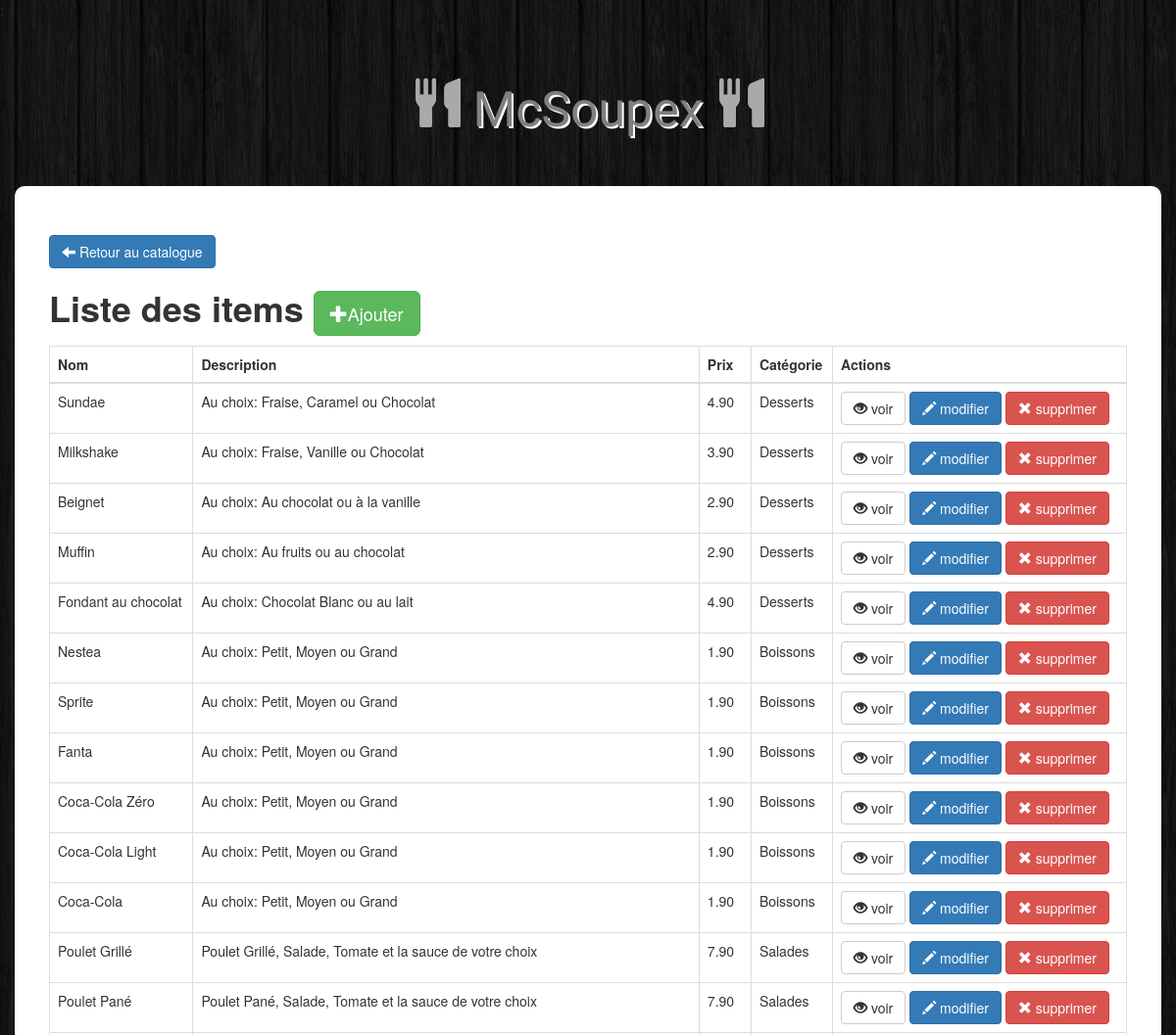
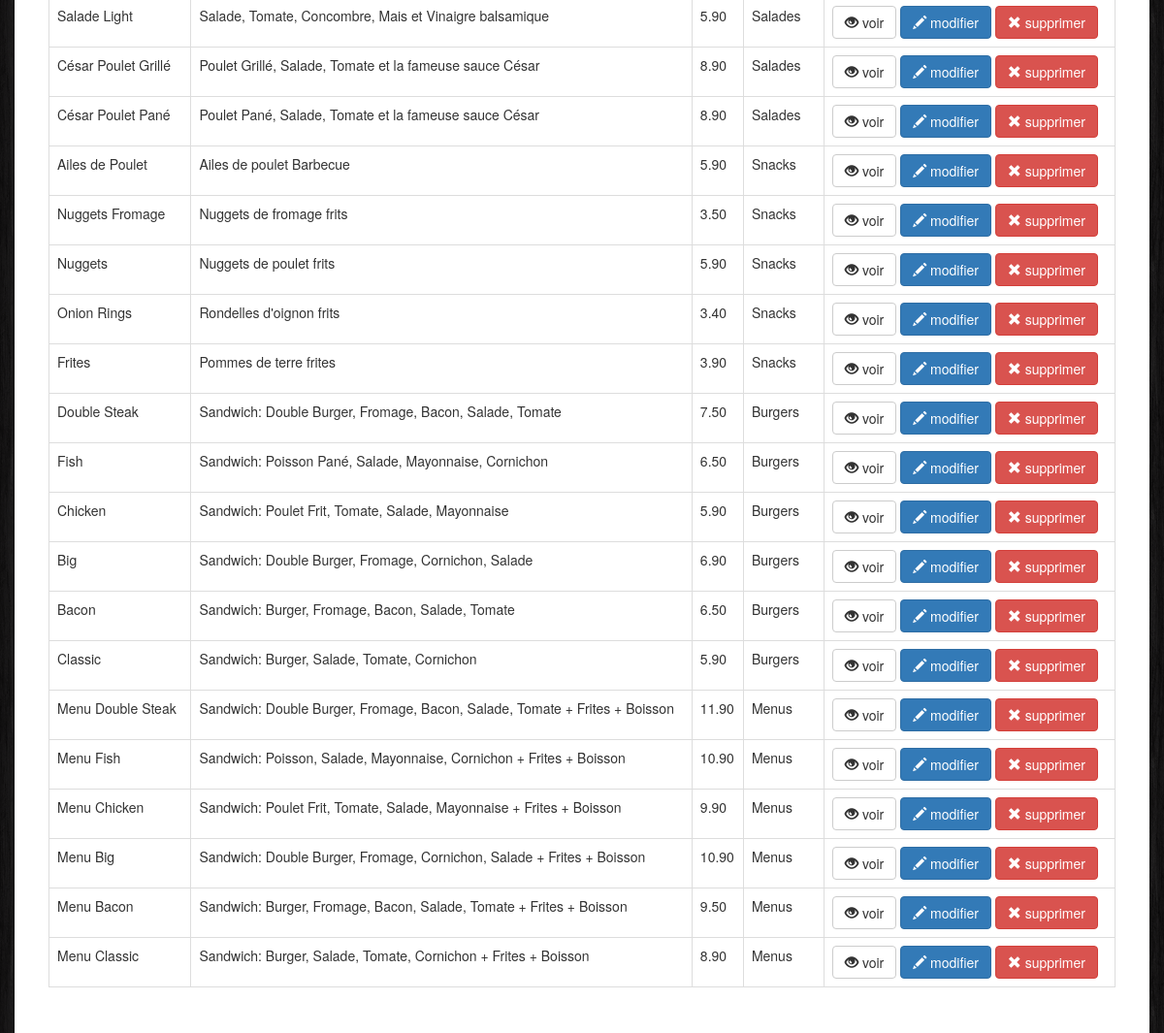
Screenshot of /Admin/index.php with the database file from the repository (2 pictures, top to bottom).
### tables this page shows
CREATE TABLE items (
  id int NOT NULL AUTO_INCREMENT,
  name varchar(100) NOT NULL,
  description varchar(255) NOT NULL,
  price numeric(7,2) NOT NULL,
  img varchar(255) NOT NULL,
  category int NOT NULL,
  primary key(id),
  key(category)
);

CREATE TABLE categories (
  id int NOT NULL AUTO_INCREMENT,
  name varchar(100) NOT NULL,
  primary key(id)
);

### Admin/index.php (the view, shortened to what this page needs)
<!DOCTYPE html>
<html>
  <head>
    <link
      rel="stylesheet"
      href="https://maxcdn.bootstrapcdn.com/bootstrap/3.4.0/css/bootstrap.min.css"
    />
    <link rel="stylesheet" type="text/css" href="../css/style.css" />
  </head>
  <body>
  <h1 class="textLogo">
        <span class="glyphicon glyphicon-cutlery"></span> McSoupex
        <span class="glyphicon glyphicon-cutlery"></span>
      </h1>
      <div class="container admin">
          <div class="row">
          <div class="form-actions">
                <a class="btn btn-primary" href="../index.html"><span class="glyphicon glyphicon-arrow-left"></span> Retour au catalogue</a>
          </div>
            <h1><b>Liste des items     </b> <a href="insert.php" class="btn btn-success btn-lg"><span class="glyphicon glyphicon-plus"></span>Ajouter</a></h1>
            <table class="table table-stripped table-bordered">
                <thead>
                    <tr>
                        <th>Nom</th>
                        <th>Description</th>
                        <th>Prix</th>
                        <th>Catégorie</th>
                        <th>Actions</th>
                    </tr>
                </thead>
                <tbody>
                    <?php
                    $db = Db::connect();
                    $select = $db->query("select items.id,items.name,items.description,items.price, categories.name as categoryName from items left join categories on items.category = categories.id order by items.id desc");
                    while($item = $select->fetch()){
                        echo '<tr>';
                        echo utf8_encode('<td>'.$item['name'].'</td>');
                        echo utf8_encode('<td>'.$item['description'] .'</td>');
                        echo '<td>'.number_format((float)$item['price'],2,'.',"").'</td>';
                        echo '<td>'.$item['categoryName'].'</td>';
                        echo '<td width=300>';
                           echo '<a class="btn btn-default" href="view.php?id='.$item['id'].'"><span class="glyphicon glyphicon-eye-open"></span> voir</a>';echo " ";
                           echo '<a class="btn btn-primary" href="update.php?id='.$item['id'].'"><span class="glyphicon glyphicon-pencil"></span> modifier</a>';echo " ";
                           echo '<a class="btn btn-danger" href="delete.php?id='.$item['id'].'"><span class="glyphicon glyphicon-remove"></span> supprimer</a>';
                        echo'</td>';
                    echo'</tr>';
                    }
                    ?>
                </tbody>
            </table>
          </div>
      </div>
  </body>
</html>

### css/style.css (style rules this page uses)
body { background: url(../ressources/images/bg.png); }
.textLogo { font-family: "Holtwood One SC", "sans-serif"; color: grey; text-shadow: 2px 2px white; font-size: 50px; padding: 40px 0px; text-align: center; }
.textLogo .glyphicon { color: darkgrey; text-shadow: 0px 0px darkgrey; }
.admin { background: #fff; padding: 50px; border-radius: 10px; }

### rows the page displays
items: name "Sundae", description "Au choix: Fraise, Caramel ou Chocolat", price "4.90", category.name "Desserts"
items: name "Milkshake", description "Au choix: Fraise, Vanille ou Chocolat", price "3.90", category.name "Desserts"
items: name "Beignet", description "Au choix: Au chocolat ou à la vanille", price "2.90", category.name "Desserts"
items: name "Muffin", description "Au choix: Au fruits ou au chocolat", price "2.90", category.name "Desserts"
items: name "Fondant au chocolat", description "Au choix: Chocolat Blanc ou au lait", price "4.90", category.name "Desserts"
items: name "Nestea", description "Au choix: Petit, Moyen ou Grand", price "1.90", category.name "Boissons"
items: name "Sprite", description "Au choix: Petit, Moyen ou Grand", price "1.90", category.name "Boissons"
items: name "Fanta", description "Au choix: Petit, Moyen ou Grand", price "1.90", category.name "Boissons"
items: name "Coca-Cola Zéro", description "Au choix: Petit, Moyen ou Grand", price "1.90", category.name "Boissons"
items: name "Coca-Cola Light", description "Au choix: Petit, Moyen ou Grand", price "1.90", category.name "Boissons"
items: name "Coca-Cola", description "Au choix: Petit, Moyen ou Grand", price "1.90", category.name "Boissons"
items: name "Poulet Grillé", description "Poulet Grillé, Salade, Tomate et la sauce de votre choix", price "7.90", category.name "Salades"
items: name "Poulet Pané", description "Poulet Pané, Salade, Tomate et la sauce de votre choix", price "7.90", category.name "Salades"
items: name "Salade Light", description "Salade, Tomate, Concombre, Mais et Vinaigre balsamique", price "5.90", category.name "Salades"
items: name "César Poulet Grillé", description "Poulet Grillé, Salade, Tomate et la fameuse sauce César", price "8.90", category.name "Salades"
items: name "César Poulet Pané", description "Poulet Pané, Salade, Tomate et la fameuse sauce César", price "8.90", category.name "Salades"
items: name "Ailes de Poulet", description "Ailes de poulet Barbecue", price "5.90", category.name "Snacks"
items: name "Nuggets Fromage", description "Nuggets de fromage frits", price "3.50", category.name "Snacks"
items: name "Nuggets", description "Nuggets de poulet frits", price "5.90", category.name "Snacks"
items: name "Onion Rings", description "Rondelles d'oignon frits", price "3.40", category.name "Snacks"
items: name "Frites", description "Pommes de terre frites", price "3.90", category.name "Snacks"
items: name "Double Steak", description "Sandwich: Double Burger, Fromage, Bacon, Salade, Tomate", price "7.50", category.name "Burgers"
items: name "Fish", description "Sandwich: Poisson Pané, Salade, Mayonnaise, Cornichon", price "6.50", category.name "Burgers"
items: name "Chicken", description "Sandwich: Poulet Frit, Tomate, Salade, Mayonnaise", price "5.90", category.name "Burgers"
items: name "Big", description "Sandwich: Double Burger, Fromage, Cornichon, Salade", price "6.90", category.name "Burgers"
items: name "Bacon", description "Sandwich: Burger, Fromage, Bacon, Salade, Tomate", price "6.50", category.name "Burgers"
items: name "Classic", description "Sandwich: Burger, Salade, Tomate, Cornichon", price "5.90", category.name "Burgers"
items: name "Menu Double Steak", description "Sandwich: Double Burger, Fromage, Bacon, Salade, Tomate + Frites + Boisson", price "11.90", category.name "Menus"
items: name "Menu Fish", description "Sandwich: Poisson, Salade, Mayonnaise, Cornichon + Frites + Boisson", price "10.90", category.name "Menus"
items: name "Menu Chicken", description "Sandwich: Poulet Frit, Tomate, Salade, Mayonnaise + Frites + Boisson", price "9.90", category.name "Menus"
items: name "Menu Big", description "Sandwich: Double Burger, Fromage, Cornichon, Salade + Frites + Boisson", price "10.90", category.name "Menus"
items: name "Menu Bacon", description "Sandwich: Burger, Fromage, Bacon, Salade, Tomate + Frites + Boisson", price "9.50", category.name "Menus"
items: name "Menu Classic", description "Sandwich: Burger, Salade, Tomate, Cornichon + Frites + Boisson", price "8.90", category.name "Menus"
